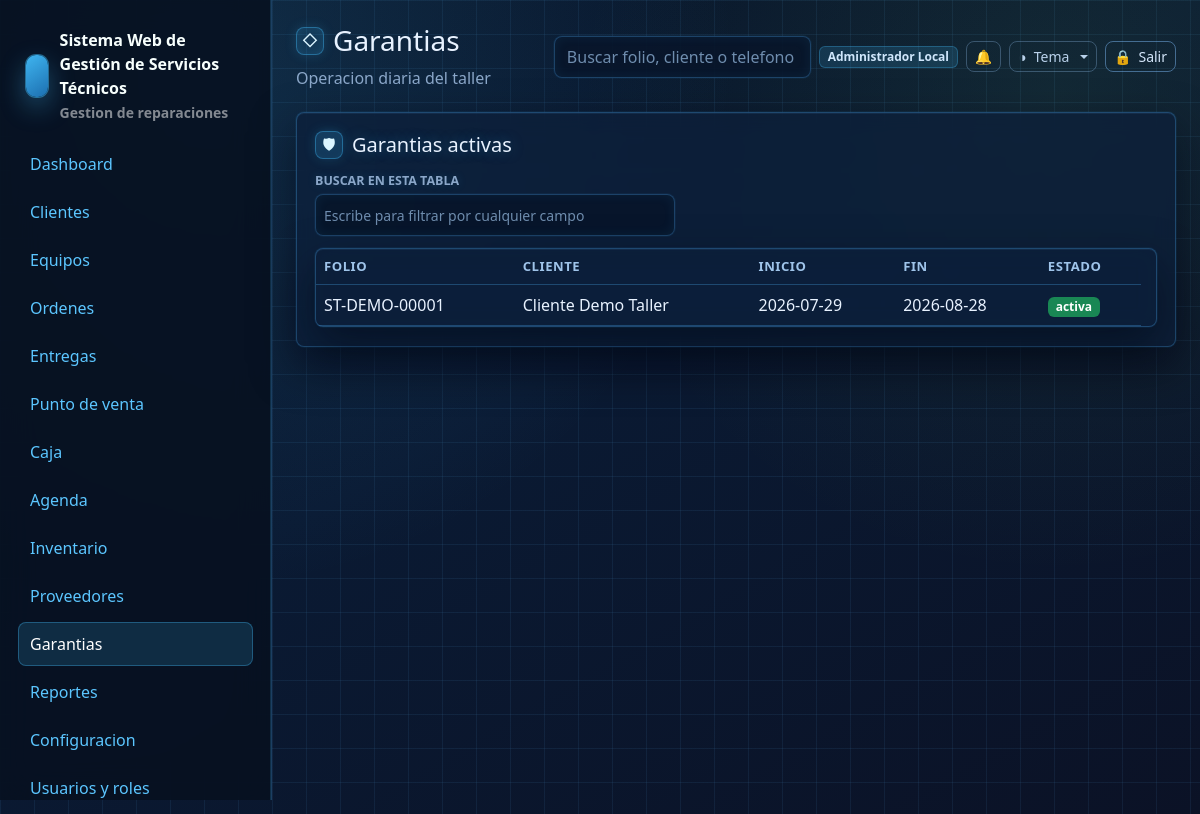
/garantias (signed in), run on the app's committed database.
### tables this page shows
CREATE TABLE users (
    id INT UNSIGNED AUTO_INCREMENT PRIMARY KEY,
    name VARCHAR(160) NOT NULL,
    email VARCHAR(190) NOT NULL UNIQUE,
    password VARCHAR(255) NOT NULL,
    phone VARCHAR(40) NULL,
    status ENUM('activo','inactivo','bloqueado') NOT NULL DEFAULT 'activo',
    last_login_at DATETIME NULL,
    created_at DATETIME NOT NULL DEFAULT CURRENT_TIMESTAMP,
    updated_at DATETIME NULL ON UPDATE CURRENT_TIMESTAMP,
    deleted_at DATETIME NULL
);

CREATE TABLE garantias (
    id INT UNSIGNED AUTO_INCREMENT PRIMARY KEY,
    orden_id INT UNSIGNED NOT NULL,
    fecha_inicio DATE NOT NULL,
    fecha_fin DATE NOT NULL,
    condiciones TEXT NULL,
    estado ENUM('activa','vencida','aplicada','cancelada') NOT NULL DEFAULT 'activa',
    motivo TEXT NULL,
    resolucion TEXT NULL,
    created_at DATETIME NOT NULL DEFAULT CURRENT_TIMESTAMP,
    updated_at DATETIME NULL ON UPDATE CURRENT_TIMESTAMP,
    CONSTRAINT fk_gar_orden FOREIGN KEY (orden_id) REFERENCES ordenes_servicio(id) ON DELETE CASCADE,
    INDEX idx_gar_estado (estado)
);

CREATE TABLE ordenes_servicio (
    id INT UNSIGNED AUTO_INCREMENT PRIMARY KEY,
    folio VARCHAR(60) NOT NULL UNIQUE,
    cliente_id INT UNSIGNED NOT NULL,
    equipo_id INT UNSIGNED NOT NULL,
    tecnico_id INT UNSIGNED NULL,
    recibido_por INT UNSIGNED NOT NULL,
    tipo_servicio VARCHAR(120) NOT NULL,
    falla_reportada TEXT NOT NULL,
    diagnostico_inicial TEXT NULL,
    prioridad ENUM('baja','normal','alta','urgente') NOT NULL DEFAULT 'normal',
    estado ENUM('recibida','en_revision','diagnosticada','esperando_autorizacion','autorizada','rechazada','en_reparacion','esperando_refaccion','reparada','no_reparable','lista_para_entrega','entregada','cancelada','garantia') NOT NULL DEFAULT 'recibida',
    fecha_recepcion DATETIME NOT NULL DEFAULT CURRENT_TIMESTAMP,
    fecha_estimada_entrega DATETIME NULL,
    fecha_real_entrega DATETIME NULL,
    costo_estimado DECIMAL(12,2) NOT NULL DEFAULT 0,
    costo_final DECIMAL(12,2) NOT NULL DEFAULT 0,
    anticipo DECIMAL(12,2) NOT NULL DEFAULT 0,
    saldo_pendiente DECIMAL(12,2) NOT NULL DEFAULT 0,
    garantia_ofrecida VARCHAR(160) NULL,
    observaciones_internas TEXT NULL,
    observaciones_cliente TEXT NULL,
    codigo_entrega VARCHAR(80) NULL UNIQUE,
    ubicacion_actual VARCHAR(120) NOT NULL DEFAULT 'Recepcion',
    token_publico VARCHAR(120) NOT NULL,
    firma_recepcion TEXT NULL,
    firma_entrega TEXT NULL,
    created_at DATETIME NOT NULL DEFAULT CURRENT_TIMESTAMP,
    updated_at DATETIME NULL ON UPDATE CURRENT_TIMESTAMP,
    deleted_at DATETIME NULL,
    CONSTRAINT fk_orden_cliente FOREIGN KEY (cliente_id) REFERENCES clientes(id),
    CONSTRAINT fk_orden_equipo FOREIGN KEY (equipo_id) REFERENCES equipos(id),
    CONSTRAINT fk_orden_tecnico FOREIGN KEY (tecnico_id) REFERENCES users(id) ON DELETE SET NULL,
    CONSTRAINT fk_orden_recibido FOREIGN KEY (recibido_por) REFERENCES users(id),
    INDEX idx_orden_folio (folio),
    INDEX idx_orden_cliente (cliente_id),
    INDEX idx_orden_equipo (equipo_id),
    INDEX idx_orden_estado (estado),
    INDEX idx_orden_codigo_entrega (codigo_entrega),
    INDEX idx_orden_tecnico (tecnico_id),
    INDEX idx_orden_fecha (fecha_recepcion)
);

CREATE TABLE clientes (
    id INT UNSIGNED AUTO_INCREMENT PRIMARY KEY,
    nombre_completo VARCHAR(190) NOT NULL,
    telefono VARCHAR(40) NOT NULL,
    whatsapp VARCHAR(40) NULL,
    email VARCHAR(190) NULL,
    domicilio VARCHAR(255) NULL,
    ciudad VARCHAR(120) NULL,
    estado VARCHAR(120) NULL,
    codigo_postal VARCHAR(20) NULL,
    rfc VARCHAR(20) NULL,
    notas_internas TEXT NULL,
    estatus ENUM('activo','inactivo') NOT NULL DEFAULT 'activo',
    created_at DATETIME NOT NULL DEFAULT CURRENT_TIMESTAMP,
    updated_at DATETIME NULL ON UPDATE CURRENT_TIMESTAMP,
    deleted_at DATETIME NULL,
    INDEX idx_clientes_nombre (nombre_completo),
    INDEX idx_clientes_telefono (telefono),
    INDEX idx_clientes_email (email)
);

### resources/views/garantias/index.php (the view)
<div class="glass-card">
    <h2 class="h5" data-icon="&#128737;">Garantias activas</h2>
    <div class="table-wrap">
        <table class="table align-middle">
            <thead><tr><th>Folio</th><th>Cliente</th><th>Inicio</th><th>Fin</th><th>Estado</th></tr></thead>
            <tbody>
            <?php foreach ($garantias as $garantia): ?>
                <tr>
                    <td><?= e($garantia['folio']) ?></td>
                    <td><?= e($garantia['cliente_nombre']) ?></td>
                    <td><?= e($garantia['fecha_inicio']) ?></td>
                    <td><?= e($garantia['fecha_fin']) ?></td>
                    <td><span class="badge text-bg-success"><?= e($garantia['estado']) ?></span></td>
                </tr>
            <?php endforeach; ?>
            </tbody>
        </table>
    </div>
</div>

### app/Core/Router.php (shortened to what the rows shown need)
<?php
final class Router
{
    private array $routes = [];
    private function add(string $method, string $path, callable|array $handler): void
    {
        $pattern = preg_replace('#\{([a-zA-Z_][a-zA-Z0-9_]*)\}#', '(?P<$1>[^/]+)', $path);
        $this->routes[] = [
            'method' => $method,
            'path' => $path,
            'pattern' => '#^' . $pattern . '$#',
            'handler' => $handler,
        ];
    }
    public function dispatch(Request $request): void
    {
        foreach ($this->routes as $route) {
            if ($route['method'] !== $request->method()) {
                continue;
            }
            if (preg_match($route['pattern'], $request->path(), $matches)) {
                $params = array_filter($matches, 'is_string', ARRAY_FILTER_USE_KEY);
                $handler = $route['handler'];
                if (is_array($handler)) {
                    [$class, $method] = $handler;
                    $controller = new $class();
                    $controller->{$method}($request, ...array_values($params));
                    return;
                }
                return;
            }
        }
    }
}

### resources/views/layouts/app.php (shortened to what the rows shown need)
<?php
$user = Auth::user();
$appConfig = require BASE_PATH . '/config/app.php';
$systemName = (string) ($appConfig['name'] ?? 'Servicio Tecnico');
$systemCurrency = 'MXN';
$businessLogo = '';
try {
    $cfg = new ConfiguracionService();
    $systemName = trim((string) $cfg->get('sistema.nombre', $systemName)) ?: $systemName;
    $systemCurrency = monedaSistema($systemCurrency);
    $businessLogo = config_asset_src((string) $cfg->get('negocio.logo_url', ''));
} catch (Throwable) {
    $businessLogo = '';
}
?>
<!doctype html>
<html lang="es">
<head>
    <link href="https://cdn.jsdelivr.net/npm/bootstrap@5.3.3/dist/css/bootstrap.min.css" rel="stylesheet">
    <link href="<?= e(asset('css/app.css') . '?v=20260708-pos-modal-theme') ?>" rel="stylesheet">
    <link href="<?= e(asset('css/themes/crystal.css') . '?v=20260708-pos-modal-theme') ?>" rel="stylesheet">
    <link href="<?= e(asset('css/themes/dark.css') . '?v=20260708-pos-modal-theme') ?>" rel="stylesheet">
    <link href="<?= e(asset('css/themes/live.css') . '?v=20260708-pos-modal-theme') ?>" rel="stylesheet">
    <link href="<?= e(asset('css/themes/blueprint.css') . '?v=20260708-pos-modal-theme') ?>" rel="stylesheet">
</head>
<body data-currency="<?= e($systemCurrency) ?>">
<div class="app-shell">
    <aside class="sidebar" id="app-sidebar">
        <div class="brand">
            <?php if ($businessLogo !== ''): ?>
                <img class="brand-logo" src="<?= e($businessLogo) ?>" alt="<?= e($systemName) ?>">
            <?php else: ?>
                <div class="brand-mark"></div>
            <?php endif; ?>
            <div>
                <div><?= e($systemName) ?></div>
                <small class="text-white-50">Gestion de reparaciones</small>
            </div>
        </div>
        <nav class="nav flex-column">
            <?php foreach ([
                ['Dashboard', '/', 'dashboard'],
                ['Clientes', '/clientes', 'clientes'],
                ['Equipos', '/equipos', 'equipos'],
                ['Ordenes', '/ordenes', 'ordenes'],
                ['Entregas', '/entregas', 'ordenes'],
                ['Punto de venta', '/punto-venta', 'punto_venta'],
                ['Caja', '/caja', 'caja'],
                ['Agenda', '/agenda', 'agenda'],
                ['Inventario', '/inventario', 'inventario'],
                ['Proveedores', '/proveedores', 'proveedores'],
                ['Garantias', '/garantias', 'garantias'],
                ['Reportes', '/reportes', 'reportes'],
                ['Configuracion', '/configuracion', 'configuracion'],
                ['Usuarios y roles', '/usuarios', 'usuarios'],
                ['Licencia demo', '/licencia', 'licencias'],
            ] as [$label, $href, $module]): ?>
                <?php if (Auth::can($module, 'ver')): ?>
                    <a class="nav-link <?= e(is_active($href)) ?>" href="<?= e(url($href)) ?>"><?= e($label) ?></a>
                <?php endif; ?>
            <?php endforeach; ?>
        </nav>
    </aside>
    <main class="main">
        <header class="topbar">
            <div class="topbar-title">
                <h1 class="h3 mb-1" data-icon="&#9671;"><?= e($title ?? '') ?></h1>
                <div class="text-muted">Operacion diaria del taller</div>
            </div>
            <div class="d-flex align-items-center gap-2 topbar-actions">
                <form class="d-none d-md-block" action="<?= e(url('/ordenes')) ?>">
                    <input class="form-control" name="q" placeholder="Buscar folio, cliente o telefono">
                </form>
                <span class="badge text-bg-light topbar-user"><?= e($user['name'] ?? 'Usuario') ?></span>
                <div class="dropdown">
                    <button class="btn btn-outline-secondary btn-sm notif-bell" type="button" data-bs-toggle="dropdown" aria-expanded="false" aria-label="Notificaciones">
                        &#128276;
                    </button>
                </div>
                <div class="dropdown theme-switcher">
                    <button class="btn btn-outline-secondary btn-sm dropdown-toggle" type="button" data-bs-toggle="dropdown" aria-expanded="false" aria-label="Tema" data-icon="&#9681;"><span class="btn-label">Tema</span></button>
                </div>
                <form method="post" action="<?= e(url('/logout')) ?>">
                    <button class="btn btn-outline-dark btn-sm" aria-label="Salir" data-icon="&#128274;"><span class="btn-label">Salir</span></button>
                </form>
            </div>
        </header>
        <?= $content ?>
    </main>
</div>
</body>
</html>

### data on the page
users: name "Administrador Local"
garantias: orden.folio "ST-DEMO-00001", clientes.nombre_completo "Cliente Demo Taller", fecha_inicio "2026-07-29", fecha_fin "2026-08-28", estado "activa"

### other printed values
$systemName "Sistema Web de Gestión de Servicios Técnicos"
$label "Dashboard"
$label "Clientes"
$label "Equipos"
$label "Ordenes"
$label "Entregas"
$label "Punto de venta"
$label "Caja"
$label "Agenda"
$label "Inventario"
$label "Proveedores"
$label "Garantias"
$label "Reportes"
$label "Configuracion"
$label "Usuarios y roles"
